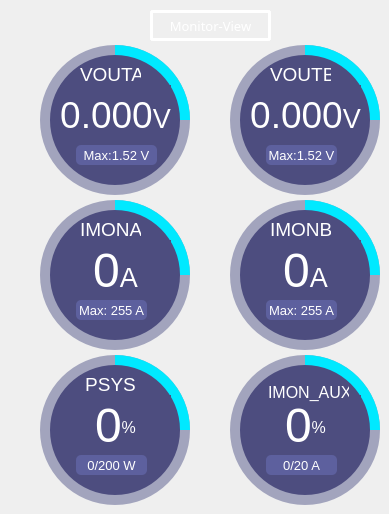
      <widget class="QWidget" name="stackedWidgetPage1">
       <widget class="QFrame" name="frame_VOUTA">
        <property name="enabled">
         <bool>true</bool>
        </property>
        <property name="geometry">
         <rect>
          <x>40</x>
          <y>45</y>
          <width>150</width>
          <height>150</height>
         </rect>
        </property>
        <property name="styleSheet">
         <string notr="true">background-color: rgb(162, 164, 189);
border-radius:75px;</string>
        </property>
        <property name="frameShape">
         <enum>QFrame::NoFrame</enum>
        </property>
        <property name="frameShadow">
         <enum>QFrame::Raised</enum>
        </property>
        <widget class="QFrame" name="frame_29">
         <property name="geometry">
          <rect>
           <x>0</x>
           <y>0</y>
           <width>150</width>
           <height>150</height>
          </rect>
         </property>
         <property name="styleSheet">
          <string notr="true">QFrame{
background-color: qconicalgradient(cx:0.5, cy:0.5, angle:90, stop:0.749 rgba(255, 0, 128, 0), stop:0.75 rgba(0, 233, 255, 255));
border-radius:75px;
}</string>
         </property>
         <property name="frameShape">
          <enum>QFrame::NoFrame</enum>
         </property>
         <property name="frameShadow">
          <enum>QFrame::Raised</enum>
         </property>
         <widget class="QFrame" name="frame_30">
          <property name="geometry">
           <rect>
            <x>10</x>
            <y>10</y>
            <width>130</width>
            <height>130</height>
           </rect>
          </property>
          <property name="font">
           <font>
            <family>Segoe UI</family>
            <pointsize>10</pointsize>
            <weight>50</weight>
            <italic>false</italic>
            <bold>false</bold>
           </font>
          </property>
          <property name="styleSheet">
           <string notr="true">background-color: rgb(77, 77, 127);
border-radius:65px;</string>
          </property>
          <property name="frameShape">
           <enum>QFrame::NoFrame</enum>
          </property>
          <property name="frameShadow">
           <enum>QFrame::Raised</enum>
          </property>
          <widget class="QLabel" name="label_per3">
           <property name="geometry">
            <rect>
             <x>10</x>
             <y>30</y>
             <width>111</width>
             <height>61</height>
            </rect>
           </property>
           <property name="font">
            <font>
             <family>Segoe UI</family>
             <pointsize>22</pointsize>
            </font>
           </property>
           <property name="styleSheet">
            <string notr="true">color: rgb(255, 255, 255);</string>
           </property>
           <property name="text">
            <string>&lt;html&gt;&lt;head/&gt;&lt;body&gt;&lt;p&gt;&lt;span style=&quot; font-size:28pt;&quot;&gt;0.000&lt;/span&gt;&lt;span style=&quot; font-size:20pt;&quot;&gt;V&lt;/span&gt;&lt;/p&gt;&lt;/body&gt;&lt;/html&gt;</string>
           </property>
           <property name="alignment">
            <set>Qt::AlignCenter</set>
           </property>
          </widget>
          <widget class="QLabel" name="label_mon_text3">
           <property name="geometry">
            <rect>
             <x>30</x>
             <y>10</y>
             <width>61</width>
             <height>21</height>
            </rect>
           </property>
           <property name="font">
            <font>
             <family>Segoe UI</family>
             <pointsize>22</pointsize>
            </font>
           </property>
           <property name="styleSheet">
            <string notr="true">color: rgb(255, 255, 255);</string>
           </property>
           <property name="text">
            <string>&lt;html&gt;&lt;head/&gt;&lt;body&gt;&lt;p&gt;&lt;span style=&quot; vertical-align:super;&quot;&gt;VOUTA&lt;/span&gt;&lt;/p&gt;&lt;/body&gt;&lt;/html&gt;</string>
           </property>
           <property name="alignment">
            <set>Qt::AlignCenter</set>
           </property>
          </widget>
          <widget class="QLabel" name="label_absolute3">
           <property name="geometry">
            <rect>
             <x>26</x>
             <y>90</y>
             <width>81</width>
             <height>20</height>
            </rect>
           </property>
           <property name="font">
            <font>
             <pointsize>10</pointsize>
            </font>
           </property>
           <property name="styleSheet">
            <string notr="true">background-color: rgb(93, 96, 158);
color: rgb(255, 255, 255);
border-radius:5px;</string>
           </property>
           <property name="text">
            <string>Max:1.52 V</string>
           </property>
           <property name="alignment">
            <set>Qt::AlignCenter</set>
           </property>
          </widget>
         </widget>
        </widget>
       </widget>
       <widget class="QFrame" name="frame_VOUTB">
        <property name="geometry">
         <rect>
          <x>230</x>
          <y>45</y>
          <width>150</width>
          <height>150</height>
         </rect>
        </property>
        <property name="styleSheet">
         <string notr="true">background-color: rgb(162, 164, 189);
border-radius:75px;</string>
        </property>
        <property name="frameShape">
         <enum>QFrame::NoFrame</enum>
        </property>
        <property name="frameShadow">
         <enum>QFrame::Raised</enum>
        </property>
        <widget class="QFrame" name="frame_34">
         <property name="geometry">
          <rect>
           <x>0</x>
           <y>0</y>
           <width>150</width>
           <height>150</height>
          </rect>
         </property>
         <property name="styleSheet">
          <string notr="true">QFrame{
background-color: qconicalgradient(cx:0.5, cy:0.5, angle:90, stop:0.749 rgba(255, 0, 128, 0), stop:0.75 rgba(0, 233, 255, 255));
border-radius:75px;
}</string>
         </property>
         <property name="frameShape">
          <enum>QFrame::NoFrame</enum>
         </property>
         <property name="frameShadow">
          <enum>QFrame::Raised</enum>
         </property>
         <widget class="QFrame" name="frame_35">
          <property name="geometry">
           <rect>
            <x>10</x>
            <y>10</y>
            <width>130</width>
            <height>130</height>
           </rect>
          </property>
          <property name="font">
           <font>
            <family>Segoe UI</family>
            <pointsize>10</pointsize>
            <weight>50</weight>
            <italic>false</italic>
            <bold>false</bold>
           </font>
          </property>
          <property name="styleSheet">
           <string notr="true">background-color: rgb(77, 77, 127);
border-radius:65px;</string>
          </property>
          <property name="frameShape">
           <enum>QFrame::NoFrame</enum>
          </property>
          <property name="frameShadow">
           <enum>QFrame::Raised</enum>
          </property>
          <widget class="QLabel" name="label_per4">
           <property name="geometry">
            <rect>
             <x>10</x>
             <y>30</y>
             <width>111</width>
             <height>61</height>
            </rect>
           </property>
           <property name="font">
            <font>
             <family>Segoe UI</family>
             <pointsize>22</pointsize>
            </font>
           </property>
           <property name="styleSheet">
            <string notr="true">color: rgb(255, 255, 255);</string>
           </property>
           <property name="text">
            <string>&lt;html&gt;&lt;head/&gt;&lt;body&gt;&lt;p&gt;&lt;span style=&quot; font-size:28pt;&quot;&gt;0.000&lt;/span&gt;&lt;span style=&quot; font-size:20pt;&quot;&gt;V&lt;/span&gt;&lt;/p&gt;&lt;/body&gt;&lt;/html&gt;</string>
           </property>
           <property name="alignment">
            <set>Qt::AlignCenter</set>
           </property>
          </widget>
          <widget class="QLabel" name="label_mon_text4">
           <property name="geometry">
            <rect>
             <x>30</x>
             <y>10</y>
             <width>61</width>
             <height>21</height>
            </rect>
           </property>
           <property name="font">
            <font>
             <family>Segoe UI</family>
             <pointsize>22</pointsize>
            </font>
           </property>
           <property name="styleSheet">
            <string notr="true">color: rgb(255, 255, 255);</string>
           </property>
           <property name="text">
            <string>&lt;html&gt;&lt;head/&gt;&lt;body&gt;&lt;p&gt;&lt;span style=&quot; vertical-align:super;&quot;&gt;VOUTB&lt;/span&gt;&lt;/p&gt;&lt;/body&gt;&lt;/html&gt;</string>
           </property>
           <property name="alignment">
            <set>Qt::AlignCenter</set>
           </property>
          </widget>
          <widget class="QLabel" name="label_absolute4">
           <property name="geometry">
            <rect>
             <x>26</x>
             <y>90</y>
             <width>71</width>
             <height>20</height>
            </rect>
           </property>
           <property name="font">
            <font>
             <pointsize>10</pointsize>
            </font>
           </property>
           <property name="styleSheet">
            <string notr="true">background-color: rgb(93, 96, 158);
color: rgb(255, 255, 255);
border-radius:5px;</string>
           </property>
           <property name="text">
            <string>Max:1.52 V</string>
           </property>
           <property name="alignment">
            <set>Qt::AlignCenter</set>
           </property>
          </widget>
         </widget>
        </widget>
       </widget>
       <widget class="QFrame" name="frame_IMONA">
        <property name="geometry">
         <rect>
          <x>40</x>
          <y>200</y>
          <width>150</width>
          <height>150</height>
         </rect>
        </property>
        <property name="styleSheet">
         <string notr="true">background-color: rgb(162, 164, 189);
border-radius:75px;</string>
        </property>
        <property name="frameShape">
         <enum>QFrame::NoFrame</enum>
        </property>
        <property name="frameShadow">
         <enum>QFrame::Raised</enum>
        </property>
        <widget class="QFrame" name="frame_37">
         <property name="geometry">
          <rect>
           <x>0</x>
           <y>0</y>
           <width>150</width>
           <height>150</height>
          </rect>
         </property>
         <property name="styleSheet">
          <string notr="true">QFrame{
background-color: qconicalgradient(cx:0.5, cy:0.5, angle:90, stop:0.749 rgba(255, 0, 128, 0), stop:0.75 rgba(0, 233, 255, 255));
border-radius:75px;
}</string>
         </property>
         <property name="frameShape">
          <enum>QFrame::NoFrame</enum>
         </property>
         <property name="frameShadow">
          <enum>QFrame::Raised</enum>
         </property>
         <widget class="QFrame" name="frame_38">
          <property name="geometry">
           <rect>
            <x>10</x>
            <y>10</y>
            <width>130</width>
            <height>130</height>
           </rect>
          </property>
          <property name="font">
           <font>
            <family>Segoe UI</family>
            <pointsize>10</pointsize>
            <weight>50</weight>
            <italic>false</italic>
            <bold>false</bold>
           </font>
          </property>
          <property name="styleSheet">
           <string notr="true">background-color: rgb(77, 77, 127);
border-radius:65px;</string>
          </property>
          <property name="frameShape">
           <enum>QFrame::NoFrame</enum>
          </property>
          <property name="frameShadow">
           <enum>QFrame::Raised</enum>
          </property>
          <widget class="QLabel" name="label_per5">
           <property name="geometry">
            <rect>
             <x>10</x>
             <y>30</y>
             <width>111</width>
             <height>61</height>
            </rect>
           </property>
           <property name="font">
            <font>
             <family>Segoe UI</family>
             <pointsize>22</pointsize>
            </font>
           </property>
           <property name="styleSheet">
            <string notr="true">color: rgb(255, 255, 255);</string>
           </property>
           <property name="text">
            <string>&lt;html&gt;&lt;head/&gt;&lt;body&gt;&lt;p&gt;&lt;span style=&quot; font-size:36pt;&quot;&gt;0&lt;/span&gt;&lt;span style=&quot; font-size:20pt;&quot;&gt;A&lt;/span&gt;&lt;/p&gt;&lt;/body&gt;&lt;/html&gt;</string>
           </property>
           <property name="alignment">
            <set>Qt::AlignCenter</set>
           </property>
          </widget>
          <widget class="QLabel" name="label_mon_text5">
           <property name="geometry">
            <rect>
             <x>30</x>
             <y>10</y>
             <width>61</width>
             <height>21</height>
            </rect>
           </property>
           <property name="font">
            <font>
             <family>Segoe UI</family>
             <pointsize>22</pointsize>
            </font>
           </property>
           <property name="styleSheet">
            <string notr="true">color: rgb(255, 255, 255);</string>
           </property>
           <property name="text">
            <string>&lt;html&gt;&lt;head/&gt;&lt;body&gt;&lt;p&gt;&lt;span style=&quot; vertical-align:super;&quot;&gt;IMONA&lt;/span&gt;&lt;/p&gt;&lt;/body&gt;&lt;/html&gt;</string>
           </property>
           <property name="alignment">
            <set>Qt::AlignCenter</set>
           </property>
          </widget>
          <widget class="QLabel" name="label_absolute5">
           <property name="geometry">
            <rect>
             <x>26</x>
             <y>90</y>
             <width>71</width>
             <height>20</height>
            </rect>
           </property>
           <property name="font">
            <font>
             <pointsize>10</pointsize>
            </font>
           </property>
           <property name="styleSheet">
            <string notr="true">background-color: rgb(93, 96, 158);
color: rgb(255, 255, 255);
border-radius:5px;</string>
           </property>
           <property name="text">
            <string>Max: 255 A</string>
           </property>
           <property name="alignment">
            <set>Qt::AlignCenter</set>
           </property>
          </widget>
         </widget>
        </widget>
       </widget>
       <widget class="QFrame" name="frame_IMONB">
        <property name="geometry">
         <rect>
          <x>230</x>
          <y>200</y>
          <width>150</width>
          <height>150</height>
         </rect>
        </property>
        <property name="styleSheet">
         <string notr="true">background-color: rgb(162, 164, 189);
border-radius:75px;</string>
        </property>
        <property name="frameShape">
         <enum>QFrame::NoFrame</enum>
        </property>
        <property name="frameShadow">
         <enum>QFrame::Raised</enum>
        </property>
        <widget class="QFrame" name="frame_40">
         <property name="geometry">
          <rect>
           <x>0</x>
           <y>0</y>
           <width>150</width>
           <height>150</height>
          </rect>
         </property>
         <property name="styleSheet">
          <string notr="true">QFrame{
background-color: qconicalgradient(cx:0.5, cy:0.5, angle:90, stop:0.749 rgba(255, 0, 128, 0), stop:0.75 rgba(0, 233, 255, 255));
border-radius:75px;
}</string>
         </property>
         <property name="frameShape">
          <enum>QFrame::NoFrame</enum>
         </property>
         <property name="frameShadow">
          <enum>QFrame::Raised</enum>
         </property>
         <widget class="QFrame" name="frame_41">
          <property name="geometry">
           <rect>
            <x>10</x>
            <y>10</y>
            <width>130</width>
            <height>130</height>
           </rect>
          </property>
          <property name="font">
           <font>
            <family>Segoe UI</family>
            <pointsize>10</pointsize>
            <weight>50</weight>
            <italic>false</italic>
            <bold>false</bold>
           </font>
          </property>
          <property name="styleSheet">
           <string notr="true">background-color: rgb(77, 77, 127);
border-radius:65px;</string>
          </property>
          <property name="frameShape">
           <enum>QFrame::NoFrame</enum>
          </property>
          <property name="frameShadow">
           <enum>QFrame::Raised</enum>
          </property>
          <widget class="QLabel" name="label_per6">
           <property name="geometry">
            <rect>
             <x>10</x>
             <y>30</y>
             <width>111</width>
             <height>61</height>
            </rect>
           </property>
           <property name="font">
            <font>
             <family>Segoe UI</family>
             <pointsize>22</pointsize>
            </font>
           </property>
           <property name="styleSheet">
            <string notr="true">color: rgb(255, 255, 255);</string>
           </property>
           <property name="text">
            <string>&lt;html&gt;&lt;head/&gt;&lt;body&gt;&lt;p&gt;&lt;span style=&quot; font-size:36pt;&quot;&gt;0&lt;/span&gt;&lt;span style=&quot; font-size:20pt;&quot;&gt;A&lt;/span&gt;&lt;/p&gt;&lt;/body&gt;&lt;/html&gt;</string>
           </property>
           <property name="alignment">
            <set>Qt::AlignCenter</set>
           </property>
          </widget>
          <widget class="QLabel" name="label_mon_text6">
           <property name="geometry">
            <rect>
             <x>30</x>
             <y>10</y>
             <width>61</width>
             <height>21</height>
            </rect>
           </property>
           <property name="font">
            <font>
             <family>Segoe UI</family>
             <pointsize>22</pointsize>
            </font>
           </property>
           <property name="styleSheet">
            <string notr="true">color: rgb(255, 255, 255);</string>
           </property>
           <property name="text">
            <string>&lt;html&gt;&lt;head/&gt;&lt;body&gt;&lt;p&gt;&lt;span style=&quot; vertical-align:super;&quot;&gt;IMONB&lt;/span&gt;&lt;/p&gt;&lt;/body&gt;&lt;/html&gt;</string>
           </property>
           <property name="alignment">
            <set>Qt::AlignCenter</set>
           </property>
          </widget>
          <widget class="QLabel" name="label_absolute6">
           <property name="geometry">
            <rect>
             <x>26</x>
             <y>90</y>
             <width>71</width>
             <height>20</height>
            </rect>
           </property>
           <property name="font">
            <font>
             <pointsize>10</pointsize>
            </font>
           </property>
           <property name="styleSheet">
            <string notr="true">background-color: rgb(93, 96, 158);
color: rgb(255, 255, 255);
border-radius:5px;</string>
           </property>
           <property name="text">
            <string>Max: 255 A</string>
           </property>
           <property name="alignment">
            <set>Qt::AlignCenter</set>
           </property>
          </widget>
         </widget>
        </widget>
       </widget>
       <widget class="QFrame" name="frame_VIN">
        <property name="geometry">
         <rect>
          <x>40</x>
          <y>355</y>
          <width>150</width>
          <height>150</height>
         </rect>
        </property>
        <property name="styleSheet">
         <string notr="true">background-color: rgb(162, 164, 189);
border-radius:75px;</string>
        </property>
        <property name="frameShape">
         <enum>QFrame::NoFrame</enum>
        </property>
        <property name="frameShadow">
         <enum>QFrame::Raised</enum>
        </property>
        <widget class="QFrame" name="frame_31">
         <property name="geometry">
          <rect>
           <x>0</x>
           <y>0</y>
           <width>150</width>
           <height>150</height>
          </rect>
         </property>
         <property name="styleSheet">
          <string notr="true">QFrame{
background-color: qconicalgradient(cx:0.5, cy:0.5, angle:90, stop:0.749 rgba(255, 0, 128, 0), stop:0.75 rgba(0, 233, 255, 255));
border-radius:75px;
}</string>
         </property>
         <property name="frameShape">
          <enum>QFrame::NoFrame</enum>
         </property>
         <property name="frameShadow">
          <enum>QFrame::Raised</enum>
         </property>
         <widget class="QFrame" name="frame_36">
          <property name="geometry">
           <rect>
            <x>10</x>
            <y>10</y>
            <width>130</width>
            <height>130</height>
           </rect>
          </property>
          <property name="font">
           <font>
            <family>Segoe UI</family>
            <pointsize>10</pointsize>
            <weight>50</weight>
            <italic>false</italic>
            <bold>false</bold>
           </font>
          </property>
          <property name="styleSheet">
           <string notr="true">background-color: rgb(77, 77, 127);
border-radius:65px;</string>
          </property>
          <property name="frameShape">
           <enum>QFrame::NoFrame</enum>
          </property>
          <property name="frameShadow">
           <enum>QFrame::Raised</enum>
          </property>
          <widget class="QLabel" name="label_per7">
           <property name="geometry">
            <rect>
             <x>10</x>
             <y>30</y>
             <width>111</width>
             <height>61</height>
            </rect>
           </property>
           <property name="font">
            <font>
             <family>Segoe UI</family>
             <pointsize>22</pointsize>
            </font>
           </property>
           <property name="styleSheet">
            <string notr="true">color: rgb(255, 255, 255);</string>
           </property>
           <property name="text">
            <string>&lt;html&gt;&lt;head/&gt;&lt;body&gt;&lt;p&gt;&lt;span style=&quot; font-size:36pt;&quot;&gt;0&lt;/span&gt;&lt;span style=&quot; font-size:18pt; vertical-align:super;&quot;&gt;%&lt;/span&gt;&lt;/p&gt;&lt;/body&gt;&lt;/html&gt;</string>
           </property>
           <property name="alignment">
            <set>Qt::AlignCenter</set>
           </property>
          </widget>
          <widget class="QLabel" name="label_mon_text7">
           <property name="geometry">
            <rect>
             <x>30</x>
             <y>10</y>
             <width>61</width>
             <height>21</height>
            </rect>
           </property>
           <property name="font">
            <font>
             <family>Segoe UI</family>
             <pointsize>22</pointsize>
            </font>
           </property>
           <property name="styleSheet">
            <string notr="true">color: rgb(255, 255, 255);</string>
           </property>
           <property name="text">
            <string>&lt;html&gt;&lt;head/&gt;&lt;body&gt;&lt;p&gt;&lt;span style=&quot; vertical-align:super;&quot;&gt;PSYS&lt;/span&gt;&lt;/p&gt;&lt;/body&gt;&lt;/html&gt;</string>
           </property>
           <property name="alignment">
            <set>Qt::AlignCenter</set>
           </property>
          </widget>
          <widget class="QLabel" name="label_absolute7">
           <property name="geometry">
            <rect>
             <x>26</x>
             <y>90</y>
             <width>71</width>
             <height>20</height>
            </rect>
           </property>
           <property name="font">
            <font>
             <pointsize>10</pointsize>
            </font>
           </property>
           <property name="styleSheet">
            <string notr="true">background-color: rgb(93, 96, 158);
color: rgb(255, 255, 255);
border-radius:5px;</string>
           </property>
           <property name="text">
            <string>0/200 W</string>
           </property>
           <property name="alignment">
            <set>Qt::AlignCenter</set>
           </property>
          </widget>
         </widget>
        </widget>
       </widget>
       <widget class="QFrame" name="frame_EFFICIENCY">
        <property name="geometry">
         <rect>
          <x>230</x>
          <y>355</y>
          <width>150</width>
          <height>150</height>
         </rect>
        </property>
        <property name="styleSheet">
         <string notr="true">background-color: rgb(162, 164, 189);
border-radius:75px;</string>
        </property>
        <property name="frameShape">
         <enum>QFrame::NoFrame</enum>
        </property>
        <property name="frameShadow">
         <enum>QFrame::Raised</enum>
        </property>
        <widget class="QFrame" name="frame_44">
         <property name="geometry">
          <rect>
           <x>0</x>
           <y>0</y>
           <width>150</width>
           <height>150</height>
          </rect>
         </property>
         <property name="styleSheet">
          <string notr="true">QFrame{
background-color: qconicalgradient(cx:0.5, cy:0.5, angle:90, stop:0.749 rgba(255, 0, 128, 0), stop:0.75 rgba(0, 233, 255, 255));
border-radius:75px;
}</string>
         </property>
         <property name="frameShape">
          <enum>QFrame::NoFrame</enum>
         </property>
         <property name="frameShadow">
          <enum>QFrame::Raised</enum>
         </property>
         <widget class="QFrame" name="frame_45">
          <property name="geometry">
           <rect>
            <x>10</x>
            <y>10</y>
            <width>130</width>
            <height>130</height>
           </rect>
          </property>
          <property name="font">
           <font>
            <family>Segoe UI</family>
            <pointsize>10</pointsize>
            <weight>50</weight>
            <italic>false</italic>
            <bold>false</bold>
           </font>
          </property>
          <property name="styleSheet">
           <string notr="true">background-color: rgb(77, 77, 127);
border-radius:65px;</string>
          </property>
          <property name="frameShape">
           <enum>QFrame::NoFrame</enum>
          </property>
          <property name="frameShadow">
           <enum>QFrame::Raised</enum>
          </property>
          <widget class="QLabel" name="label_per8">
           <property name="geometry">
            <rect>
             <x>10</x>
             <y>30</y>
             <width>111</width>
             <height>61</height>
            </rect>
           </property>
           <property name="font">
            <font>
             <family>Segoe UI</family>
             <pointsize>22</pointsize>
            </font>
           </property>
           <property name="styleSheet">
            <string notr="true">color: rgb(255, 255, 255);</string>
           </property>
           <property name="text">
            <string>&lt;html&gt;&lt;head/&gt;&lt;body&gt;&lt;p&gt;&lt;span style=&quot; font-size:36pt;&quot;&gt;0&lt;/span&gt;&lt;span style=&quot; font-size:18pt; vertical-align:super;&quot;&gt;%&lt;/span&gt;&lt;/p&gt;&lt;/body&gt;&lt;/html&gt;</string>
           </property>
           <property name="alignment">
            <set>Qt::AlignCenter</set>
           </property>
          </widget>
          <widget class="QLabel" name="label_mon_text8">
           <property name="geometry">
            <rect>
             <x>28</x>
             <y>20</y>
             <width>81</width>
             <height>21</height>
            </rect>
           </property>
           <property name="font">
            <font>
             <family>Segoe UI</family>
             <pointsize>18</pointsize>
            </font>
           </property>
           <property name="styleSheet">
            <string notr="true">color: rgb(255, 255, 255);</string>
           </property>
           <property name="text">
            <string>&lt;html&gt;&lt;head/&gt;&lt;body&gt;&lt;p&gt;&lt;span style=&quot; vertical-align:super;&quot;&gt;IMON_AUX&lt;/span&gt;&lt;/p&gt;&lt;/body&gt;&lt;/html&gt;</string>
           </property>
           <property name="alignment">
            <set>Qt::AlignCenter</set>
           </property>
          </widget>
          <widget class="QLabel" name="label_absolute8">
           <property name="geometry">
            <rect>
             <x>26</x>
             <y>90</y>
             <width>71</width>
             <height>20</height>
            </rect>
           </property>
           <property name="font">
            <font>
             <pointsize>10</pointsize>
            </font>
           </property>
           <property name="styleSheet">
            <string notr="true">background-color: rgb(93, 96, 158);
color: rgb(255, 255, 255);
border-radius:5px;</string>
           </property>
           <property name="text">
            <string>0/20 A</string>
           </property>
           <property name="alignment">
            <set>Qt::AlignCenter</set>
           </property>
          </widget>
         </widget>
        </widget>
       </widget>
       <widget class="QLabel" name="label_RAILA_3">
        <property name="geometry">
         <rect>
          <x>150</x>
          <y>10</y>
          <width>121</width>
          <height>31</height>
         </rect>
        </property>
        <property name="font">
         <font>
          <family>Arial Black</family>
          <pointsize>10</pointsize>
          <weight>50</weight>
          <italic>false</italic>
          <bold>false</bold>
         </font>
        </property>
        <property name="styleSheet">
         <string notr="true">color: rgb(255, 255, 255);
border-color: rgb(255, 85, 127);
border-width:5px;
border: 3px solid white;
border-radius:3px;
</string>
        </property>
        <property name="text">
         <string>Monitor-View</string>
        </property>
        <property name="scaledContents">
         <bool>true</bool>
        </property>
        <property name="alignment">
         <set>Qt::AlignCenter</set>
        </property>
       </widget>
      </widget>
